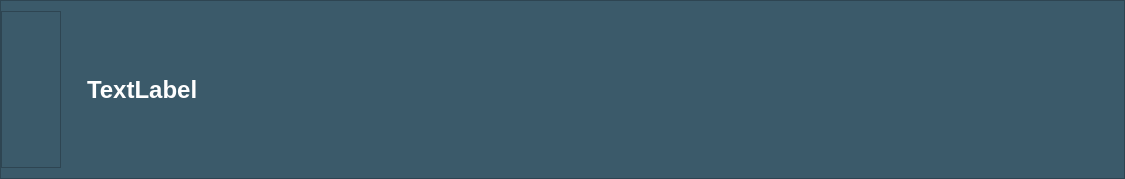
<?xml version="1.0" encoding="UTF-8"?>
<ui version="4.0">
 <class>Form</class>
 <widget class="QWidget" name="Form">
  <property name="geometry">
   <rect>
    <x>0</x>
    <y>0</y>
    <width>1125</width>
    <height>179</height>
   </rect>
  </property>
  <property name="windowTitle">
   <string>Form</string>
  </property>
  <property name="styleSheet">
   <string notr="true">#Form {
    background: #3B5A6A;  /* 浅色调的背景色 */
}

#label_2{
    color: white;  /* 设置字体颜色为白色 */
    font-family: 'SimSun', sans-serif;  /* 设置字体为宋体 */
    font-size: 20px;  /* 设置字体大小为28px */
}</string>
  </property>
  <layout class="QGridLayout" name="gridLayout_2">
   <property name="leftMargin">
    <number>0</number>
   </property>
   <property name="topMargin">
    <number>0</number>
   </property>
   <property name="rightMargin">
    <number>0</number>
   </property>
   <property name="bottomMargin">
    <number>0</number>
   </property>
   <property name="spacing">
    <number>0</number>
   </property>
   <item row="0" column="0">
    <widget class="QFrame" name="frame">
     <property name="styleSheet">
      <string notr="true">    background: #3B5A6A;  /* 浅色调的背景色 */</string>
     </property>
     <property name="frameShape">
      <enum>QFrame::StyledPanel</enum>
     </property>
     <property name="frameShadow">
      <enum>QFrame::Raised</enum>
     </property>
     <layout class="QGridLayout" name="gridLayout">
      <property name="leftMargin">
       <number>0</number>
      </property>
      <property name="topMargin">
       <number>10</number>
      </property>
      <property name="rightMargin">
       <number>0</number>
      </property>
      <property name="bottomMargin">
       <number>10</number>
      </property>
      <property name="spacing">
       <number>0</number>
      </property>
      <item row="0" column="0">
       <widget class="QFrame" name="frame_2">
        <property name="sizePolicy">
         <sizepolicy hsizetype="Fixed" vsizetype="Preferred">
          <horstretch>0</horstretch>
          <verstretch>0</verstretch>
         </sizepolicy>
        </property>
        <property name="frameShape">
         <enum>QFrame::StyledPanel</enum>
        </property>
        <property name="frameShadow">
         <enum>QFrame::Raised</enum>
        </property>
        <layout class="QVBoxLayout" name="verticalLayout">
         <item>
          <widget class="QLabel" name="label">
           <property name="minimumSize">
            <size>
             <width>40</width>
             <height>40</height>
            </size>
           </property>
           <property name="text">
            <string/>
           </property>
           <property name="pixmap">
            <pixmap resource="../../2024-2025电创/代码/目前进度/icons/gpt.qrc">:/GPT/language_24dp_FFFFFF_FILL0_wght400_GRAD0_opsz24.svg</pixmap>
           </property>
           <property name="scaledContents">
            <bool>true</bool>
           </property>
          </widget>
         </item>
         <item>
          <spacer name="verticalSpacer">
           <property name="orientation">
            <enum>Qt::Vertical</enum>
           </property>
           <property name="sizeHint" stdset="0">
            <size>
             <width>20</width>
             <height>55</height>
            </size>
           </property>
          </spacer>
         </item>
        </layout>
       </widget>
      </item>
      <item row="0" column="2">
       <spacer name="horizontalSpacer_2">
        <property name="orientation">
         <enum>Qt::Horizontal</enum>
        </property>
        <property name="sizeType">
         <enum>QSizePolicy::Fixed</enum>
        </property>
        <property name="sizeHint" stdset="0">
         <size>
          <width>200</width>
          <height>20</height>
         </size>
        </property>
       </spacer>
      </item>
      <item row="0" column="1">
       <widget class="QLabel" name="label_2">
        <property name="minimumSize">
         <size>
          <width>600</width>
          <height>0</height>
         </size>
        </property>
        <property name="maximumSize">
         <size>
          <width>16777215</width>
          <height>16777215</height>
         </size>
        </property>
        <property name="styleSheet">
         <string notr="true">#label_2{
    color: white;                    /* 白色文字 */
    border: none;  /* 半透明白色边框，边框变细 */
    border-radius: 10px;             /* 圆角效果 */
    padding: 10px 20px;              /* 内边距 */
    font-size: 24px;                 /* 字体大小 */
    font-weight: bold;               /* 加粗字体 */

}</string>
        </property>
        <property name="text">
         <string>TextLabel</string>
        </property>
        <property name="wordWrap">
         <bool>true</bool>
        </property>
       </widget>
      </item>
     </layout>
    </widget>
   </item>
  </layout>
 </widget>
 <resources>
  <include location="../../2024-2025电创/代码/目前进度/icons/gpt.qrc"/>
  <include location="../../2024-2025电创/代码/目前进度/icons/gpt.qrc"/>
 </resources>
 <connections/>
</ui>
